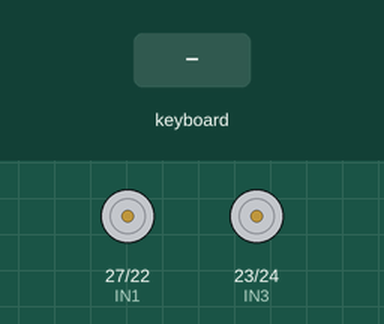
Recording of a program running on a simulated Raspberry Pi (BCM pin numbers). Parts: motor-driver pin pairs drawn as motors (green arrow = first pin HIGH = forward, orange = second pin HIGH = backward, longer = more drive, scaled by the enable pin). The test bench sets the inputs (shaded band). What the program prints to the terminal is not drawn.

Above: at 1.2 s.
1.3 s: key up typed on the keyboard
At 1.37 s:
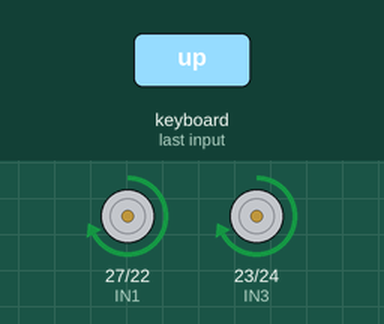
2.9 s: key down typed on the keyboard
At 2.97 s:
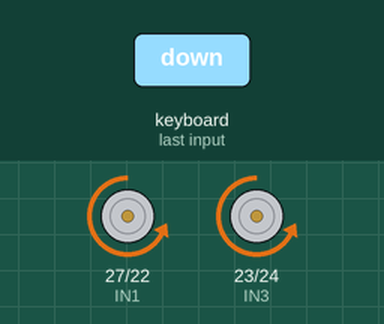
4.5 s: key left typed on the keyboard
At 4.57 s:
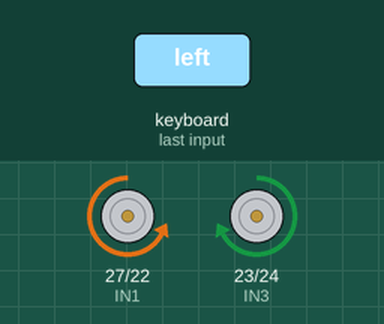
6.1 s: key right typed on the keyboard
At 6.17 s:
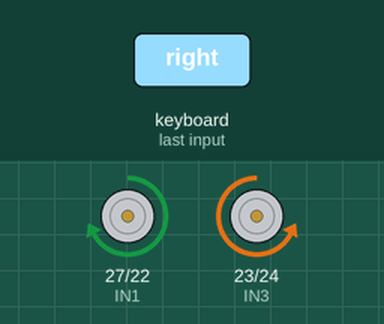
Timing chart, 0 to 8.7 s (numbered marks = the images above; inputs shaded):
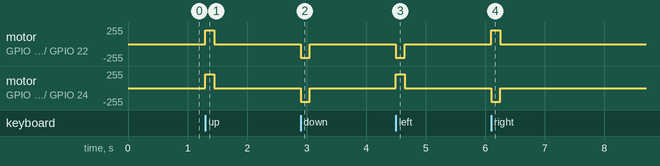

The program:

01_RPi_GPIO_Pi4.py
```python
"""
4WD TT 모터 제어 (RPi.GPIO + 화살표 키)
라즈베리 파이 4 기준
────────────────────────────────────────
화살표 키를 누르는 동안 움직이고
손을 떼면 즉시 정지합니다.

  ↑  : 전진
  ↓  : 후진
  ←  : 왼쪽 회전
  →  : 오른쪽 회전
  ESC: 종료

설치:
  pip install pynput
  (RPi.GPIO는 라즈베리 파이 OS 기본 내장)

GPIO 핀 → L298N 연결:
  GPIO 17 → ENA   GPIO 27 → IN1   GPIO 22 → IN2
  GPIO 18 → ENB   GPIO 23 → IN3   GPIO 24 → IN4
"""

import RPi.GPIO as GPIO
from pynput import keyboard
import time

# ────────────────────────────────────────────
# GPIO 핀 번호 (BCM 기준)
# ────────────────────────────────────────────
ENA = 17   # 왼쪽 모터 PWM
IN1 = 27   # 왼쪽 방향 A
IN2 = 22   # 왼쪽 방향 B

ENB = 18   # 오른쪽 모터 PWM
IN3 = 23   # 오른쪽 방향 A
IN4 = 24   # 오른쪽 방향 B

SPEED = 80   # 속도 0~100 (%)

# ────────────────────────────────────────────
# GPIO 초기화
# ────────────────────────────────────────────
GPIO.setmode(GPIO.BCM)          # BCM 핀 번호 사용
GPIO.setwarnings(False)

# 방향 핀 출력 설정
for pin in [IN1, IN2, IN3, IN4]:
    GPIO.setup(pin, GPIO.OUT)
    GPIO.output(pin, GPIO.LOW)

# PWM 핀 설정
GPIO.setup(ENA, GPIO.OUT)
GPIO.setup(ENB, GPIO.OUT)

# PWM 객체 생성 (주파수: 1000Hz)
pwm_left  = GPIO.PWM(ENA, 1000)
pwm_right = GPIO.PWM(ENB, 1000)

pwm_left.start(0)    # 0%로 시작 (정지)
pwm_right.start(0)

print("✅ GPIO 초기화 완료")

# ────────────────────────────────────────────
# 모터 제어 함수
# ────────────────────────────────────────────
def set_left(direction, speed=SPEED):
    """
    direction: 'forward' / 'backward' / 'stop'
    speed: 0~100
    """
    if direction == 'forward':
        GPIO.output(IN1, GPIO.HIGH)
        GPIO.output(IN2, GPIO.LOW)
        pwm_left.ChangeDutyCycle(speed)
    elif direction == 'backward':
        GPIO.output(IN1, GPIO.LOW)
        GPIO.output(IN2, GPIO.HIGH)
        pwm_left.ChangeDutyCycle(speed)
    else:
        GPIO.output(IN1, GPIO.LOW)
        GPIO.output(IN2, GPIO.LOW)
        pwm_left.ChangeDutyCycle(0)

def set_right(direction, speed=SPEED):
    if direction == 'forward':
        GPIO.output(IN3, GPIO.HIGH)
        GPIO.output(IN4, GPIO.LOW)
        pwm_right.ChangeDutyCycle(speed)
    elif direction == 'backward':
        GPIO.output(IN3, GPIO.LOW)
        GPIO.output(IN4, GPIO.HIGH)
        pwm_right.ChangeDutyCycle(speed)
    else:
        GPIO.output(IN3, GPIO.LOW)
        GPIO.output(IN4, GPIO.LOW)
        pwm_right.ChangeDutyCycle(0)

def forward():
    set_left('forward')
    set_right('forward')
    print("⬆️  전진")

def backward():
    set_left('backward')
    set_right('backward')
    print("⬇️  후진")

def turn_left():
    set_left('backward')    # 왼쪽 후진
    set_right('forward')    # 오른쪽 전진
    print("⬅️  왼쪽")

def turn_right():
    set_left('forward')     # 왼쪽 전진
    set_right('backward')   # 오른쪽 후진
    print("➡️  오른쪽")

def stop():
    set_left('stop')
    set_right('stop')
    print("⏹  정지")

# ────────────────────────────────────────────
# 키보드 이벤트
# ────────────────────────────────────────────
def on_press(key):
    """키를 누를 때 → 모터 동작"""
    if   key == keyboard.Key.up:    forward()
    elif key == keyboard.Key.down:  backward()
    elif key == keyboard.Key.left:  turn_left()
    elif key == keyboard.Key.right: turn_right()
    elif key == keyboard.Key.esc:
        print("\n🛑 종료합니다.")
        stop()
        return False   # 리스너 종료

def on_release(key):
    """키를 뗄 때 → 즉시 정지"""
    if key in (keyboard.Key.up,
               keyboard.Key.down,
               keyboard.Key.left,
               keyboard.Key.right):
        stop()

# ────────────────────────────────────────────
# 실행
# ────────────────────────────────────────────
print("🚗 4WD 모터 제어 시작")
print("   ↑↓←→ 화살표 키로 조종  |  ESC 종료\n")

stop()   # 시작 시 정지 확인

try:
    with keyboard.Listener(on_press=on_press, on_release=on_release) as listener:
        listener.join()
finally:
    # 종료 시 GPIO 정리
    stop()
    pwm_left.stop()
    pwm_right.stop()
    GPIO.cleanup()
    print("✅ GPIO 정리 완료")
```

Measured:
- after the input at 1.3 s, motor on GPIO 27 (IN1) / GPIO 22 (IN2), motor on GPIO 23 (IN3) / GPIO 24 (IN4): stopped → forward 204/255 at once, → stopped 0.15 s later
- after the input at 2.9 s, motor on GPIO 27 (IN1) / GPIO 22 (IN2), motor on GPIO 23 (IN3) / GPIO 24 (IN4): stopped → backward 204/255 at once, → stopped 0.15 s later
- after the input at 4.5 s, motor on GPIO 27 (IN1) / GPIO 22 (IN2): stopped → backward 204/255 at once, → stopped 0.15 s later; motor on GPIO 23 (IN3) / GPIO 24 (IN4): stopped → forward 204/255 at once, → stopped 0.15 s later
- after the input at 6.1 s, motor on GPIO 27 (IN1) / GPIO 22 (IN2): stopped → forward 204/255 at once, → stopped 0.15 s later; motor on GPIO 23 (IN3) / GPIO 24 (IN4): stopped → backward 204/255 at once, → stopped 0.15 s later
